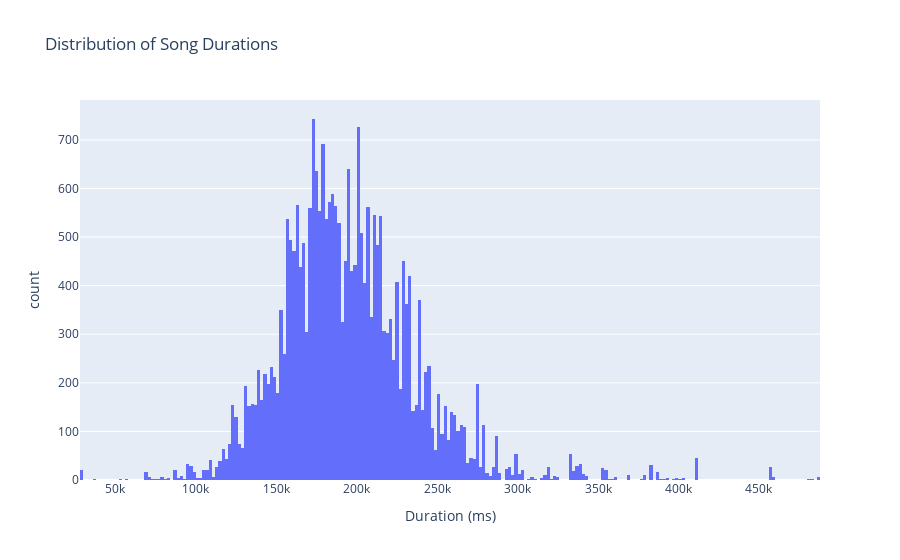

The notebook cell this image was saved under:
### Code cell
px.histogram( mask,   x='duration-ms', title='Distribution of Song Durations',labels={'duration-ms': 'Duration (ms)'})

### Figure 1 — Plotly figure (JSON) as saved in the notebook; plotly's stock layout.template omitted (floating-point values rounded to 4 significant figures; data arrays with more than 128 entries replaced by an {"elided": "..."} marker saying what was removed)
{"data": [{"alignmentgroup": "True", "bingroup": "x", "hovertemplate": "Duration (ms)=%{x}<br>count=%{y}<extra></extra>", "legendgroup": "", "marker": {"color": "#636efa", "pattern": {"shape": ""}}, "name": "", "offsetgroup": "", "orientation": "v", "showlegend": false, "type": "histogram", "x": {"elided": "26112 int values"}, "xaxis": "x", "yaxis": "y"}], "layout": {"barmode": "relative", "legend": {"tracegroupgap": 0}, "title": {"text": "Distribution of Song Durations"}, "xaxis": {"anchor": "y", "domain": [0, 1], "title": {"text": "Duration (ms)"}}, "yaxis": {"anchor": "x", "domain": [0, 1], "title": {"text": "count"}}}}
